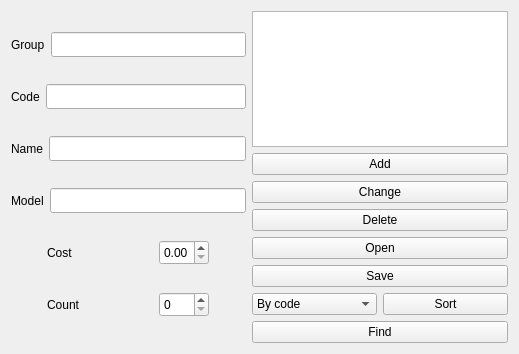
<?xml version="1.0" encoding="UTF-8"?>
<ui version="4.0">
 <class>WidgTask2</class>
 <widget class="QWidget" name="WidgTask2">
  <property name="geometry">
   <rect>
    <x>0</x>
    <y>0</y>
    <width>519</width>
    <height>354</height>
   </rect>
  </property>
  <property name="minimumSize">
   <size>
    <width>0</width>
    <height>0</height>
   </size>
  </property>
  <property name="windowTitle">
   <string>Form</string>
  </property>
  <layout class="QHBoxLayout" name="horizontalLayout_9">
   <item>
    <layout class="QHBoxLayout" name="horizontalLayout_8">
     <item>
      <layout class="QVBoxLayout" name="verticalLayout">
       <item>
        <layout class="QHBoxLayout" name="horizontalLayout">
         <property name="sizeConstraint">
          <enum>QLayout::SetMaximumSize</enum>
         </property>
         <item>
          <widget class="QLabel" name="label">
           <property name="maximumSize">
            <size>
             <width>70</width>
             <height>25</height>
            </size>
           </property>
           <property name="text">
            <string>Group</string>
           </property>
          </widget>
         </item>
         <item>
          <widget class="QLineEdit" name="GroupEdit">
           <property name="maximumSize">
            <size>
             <width>200</width>
             <height>25</height>
            </size>
           </property>
          </widget>
         </item>
        </layout>
       </item>
       <item>
        <layout class="QHBoxLayout" name="horizontalLayout_2">
         <property name="sizeConstraint">
          <enum>QLayout::SetMaximumSize</enum>
         </property>
         <item>
          <widget class="QLabel" name="label_2">
           <property name="maximumSize">
            <size>
             <width>70</width>
             <height>25</height>
            </size>
           </property>
           <property name="text">
            <string>Code</string>
           </property>
          </widget>
         </item>
         <item>
          <widget class="QLineEdit" name="CodeEdit">
           <property name="maximumSize">
            <size>
             <width>200</width>
             <height>25</height>
            </size>
           </property>
          </widget>
         </item>
        </layout>
       </item>
       <item>
        <layout class="QHBoxLayout" name="horizontalLayout_5">
         <property name="sizeConstraint">
          <enum>QLayout::SetMaximumSize</enum>
         </property>
         <item>
          <widget class="QLabel" name="label_5">
           <property name="maximumSize">
            <size>
             <width>70</width>
             <height>25</height>
            </size>
           </property>
           <property name="text">
            <string>Name</string>
           </property>
          </widget>
         </item>
         <item>
          <widget class="QLineEdit" name="NameEdit">
           <property name="maximumSize">
            <size>
             <width>200</width>
             <height>25</height>
            </size>
           </property>
          </widget>
         </item>
        </layout>
       </item>
       <item>
        <layout class="QHBoxLayout" name="horizontalLayout_6">
         <property name="sizeConstraint">
          <enum>QLayout::SetMaximumSize</enum>
         </property>
         <item>
          <widget class="QLabel" name="label_6">
           <property name="maximumSize">
            <size>
             <width>70</width>
             <height>25</height>
            </size>
           </property>
           <property name="text">
            <string>Model</string>
           </property>
          </widget>
         </item>
         <item>
          <widget class="QLineEdit" name="ModelEdit">
           <property name="maximumSize">
            <size>
             <width>200</width>
             <height>25</height>
            </size>
           </property>
          </widget>
         </item>
        </layout>
       </item>
       <item>
        <layout class="QHBoxLayout" name="horizontalLayout_3">
         <property name="sizeConstraint">
          <enum>QLayout::SetMaximumSize</enum>
         </property>
         <item>
          <widget class="QLabel" name="label_3">
           <property name="maximumSize">
            <size>
             <width>70</width>
             <height>25</height>
            </size>
           </property>
           <property name="text">
            <string>Cost</string>
           </property>
          </widget>
         </item>
         <item>
          <widget class="QDoubleSpinBox" name="doubleSpinBox">
           <property name="maximumSize">
            <size>
             <width>50</width>
             <height>25</height>
            </size>
           </property>
          </widget>
         </item>
        </layout>
       </item>
       <item>
        <layout class="QHBoxLayout" name="horizontalLayout_4">
         <property name="sizeConstraint">
          <enum>QLayout::SetMaximumSize</enum>
         </property>
         <item>
          <widget class="QLabel" name="label_4">
           <property name="maximumSize">
            <size>
             <width>70</width>
             <height>25</height>
            </size>
           </property>
           <property name="text">
            <string>Count</string>
           </property>
          </widget>
         </item>
         <item>
          <widget class="QSpinBox" name="spinBox">
           <property name="maximumSize">
            <size>
             <width>50</width>
             <height>25</height>
            </size>
           </property>
          </widget>
         </item>
        </layout>
       </item>
      </layout>
     </item>
     <item>
      <layout class="QVBoxLayout" name="verticalLayout_2">
       <item>
        <widget class="QTableWidget" name="tableWidget"/>
       </item>
       <item>
        <widget class="QPushButton" name="AddBtn">
         <property name="text">
          <string>Add</string>
         </property>
        </widget>
       </item>
       <item>
        <widget class="QPushButton" name="ChangeBtn">
         <property name="text">
          <string>Change</string>
         </property>
        </widget>
       </item>
       <item>
        <widget class="QPushButton" name="DeleteBtn">
         <property name="text">
          <string>Delete</string>
         </property>
        </widget>
       </item>
       <item>
        <widget class="QPushButton" name="LoadFromBtn">
         <property name="text">
          <string>Open</string>
         </property>
        </widget>
       </item>
       <item>
        <widget class="QPushButton" name="SaveToBtn">
         <property name="text">
          <string>Save</string>
         </property>
        </widget>
       </item>
       <item>
        <layout class="QHBoxLayout" name="horizontalLayout_7">
         <item>
          <widget class="QComboBox" name="comboBox">
           <item>
            <property name="text">
             <string>By code</string>
            </property>
           </item>
           <item>
            <property name="text">
             <string>By name</string>
            </property>
           </item>
           <item>
            <property name="text">
             <string>By cost</string>
            </property>
           </item>
          </widget>
         </item>
         <item>
          <widget class="QPushButton" name="SortBtn">
           <property name="text">
            <string>Sort</string>
           </property>
          </widget>
         </item>
        </layout>
       </item>
       <item>
        <widget class="QPushButton" name="FindBtn">
         <property name="text">
          <string>Find</string>
         </property>
        </widget>
       </item>
      </layout>
     </item>
    </layout>
   </item>
  </layout>
 </widget>
 <resources/>
 <connections/>
</ui>
